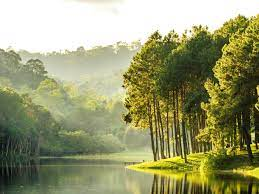
#> input picture nature.png, 259 x 194 px
$ jupyter execute Python_Practice.ipynb
#> lines starting #> are read from the running program, lines starting #| are printed output that depends on the picture
[cell 1]
# import required libraries
import numpy as np
import cv2
import matplotlib.pyplot as plt

# read input image
img = cv2.imread('nature.png')
#> img is the input picture: shape (194, 259, 3); mean B, G, R 112.1, 153.9, 152.2
Z = img.reshape((-1,3))

# convert to np.float32
Z = np.float32(Z)

# define criteria, number of clusters(K) and apply kmeans()
criteria = (cv2.TERM_CRITERIA_EPS + cv2.TERM_CRITERIA_MAX_ITER, 10, 1.0)
def colorQuant(Z, K, criteria):

#> called with Z = array of shape (50246, 3), K = 2, criteria = (3, 10, 1)
   ret,label,center=cv2.kmeans(Z,K,None,criteria,10,cv2.KMEANS_RANDOM_CENTERS)
#> ret = 272144931; center = [[48.94, 98.35, 95.43], [186.6, 219.2, 219]]

   # Now convert back into uint8, and make original image
   center = np.uint8(center)
#> center = [[48, 98, 95], [186, 219, 218]]
   res = center[label.flatten()]
   res2 = res.reshape((img.shape))
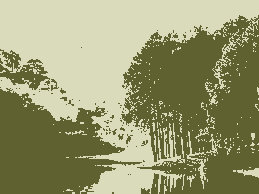
#> res2: shape (194, 259, 3); mean B, G, R 111.4, 153.6, 151.5
   return res2
res1 = colorQuant(Z, 2, criteria)
res2 = colorQuant(Z, 5, criteria)
#> call 2 of colorQuant, with Z = array of shape (50246, 3), K = 5, criteria = (3, 10, 1)
#> in colorQuant (call 2), `ret,label,center=cv2.kmeans(Z,K,None,criteria,10,cv2.KMEANS_RANDOM_CEN..`: ret = 54817693.6; center = [[103.5, 166.6, 165.8], [153.6, 204.6, 204.4], [55.74, 113.4, 110], [250.8, 253.5, 253.7], [23.66, 59.27, 55.65]]
#> in colorQuant (call 2), `center = np.uint8(center)`: center = [[103, 166, 165], [153, 204, 204], [55, 113, 110], [250, 253, 253], [23, 59, 55]]
#> in colorQuant (call 2), `res2 = res.reshape((img.shape))`:
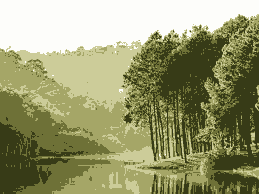
#> res2: shape (194, 259, 3); mean B, G, R 111.5, 153.4, 151.6
res3 = colorQuant(Z, 8, criteria)

plt.subplot(221),plt.imshow(cv2.cvtColor(img, cv2.COLOR_BGR2RGB))
plt.title('Original Image'), plt.xticks([]), plt.yticks([])

plt.subplot(222),plt.imshow(cv2.cvtColor(res1, cv2.COLOR_BGR2RGB))
plt.title('K=2'), plt.xticks([]), plt.yticks([])

plt.subplot(223),plt.imshow(cv2.cvtColor(res2, cv2.COLOR_BGR2RGB))
plt.title('K=4'), plt.xticks([]), plt.yticks([])

plt.subplot(224),plt.imshow(cv2.cvtColor(res3, cv2.COLOR_BGR2RGB))
plt.title('K=8'), plt.xticks([]), plt.yticks([])
plt.show()

[cell 2]
import cv2
def change_brightness(img, value=1):
#> called with value = 0.5
    hsv = cv2.cvtColor(img, cv2.COLOR_BGR2HSV)
#> hsv: shape (194, 259, 3); mean H, S, V 32.3, 94.2, 156.3
    h, s, v = cv2.split(hsv)
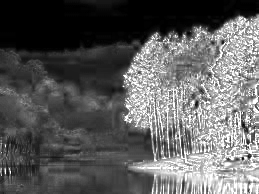
#> s: shape (194, 259); min 0, max 255, mean 94.2
    v = cv2.multiply(v,value)
    v[v > 255] = 255
    v[v < 0] = 0
    final_hsv = cv2.merge((h, s, v))
#> final_hsv: shape (194, 259, 3); mean H, S, V 32.3, 94.2, 78.2
    img = cv2.cvtColor(final_hsv, cv2.COLOR_HSV2BGR)
    return img


img = cv2.imread('./nature.png')
img = change_brightness(img, value=0.5)
plt.subplot(221),plt.imshow(cv2.cvtColor(img, cv2.COLOR_BGR2RGB))
plt.title('Darker Image'), plt.xticks([]), plt.yticks([])
img = change_brightness(img, value=2.5)
#> call 2 of change_brightness, with value = 2.5
#> in change_brightness (call 2), `hsv = cv2.cvtColor(img, cv2.COLOR_BGR2HSV)`: hsv: shape (194, 259, 3); mean H, S, V 32.3, 96.1, 78.2
#> in change_brightness (call 2), `v = cv2.multiply(v,value)`:
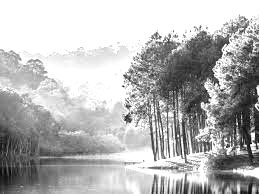
#> v: shape (194, 259); min 2, max 255, mean 181.2
#> in change_brightness (call 2), `final_hsv = cv2.merge((h, s, v))`: final_hsv: shape (194, 259, 3); mean H, S, V 32.3, 96.1, 181.2
#> in change_brightness (call 2), `img = cv2.cvtColor(final_hsv, cv2.COLOR_HSV2BGR)`:
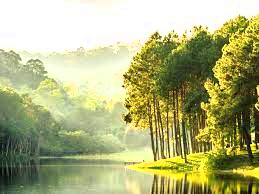
#> img: shape (194, 259, 3); mean B, G, R 125.4, 177.8, 175.2
plt.subplot(222),plt.imshow(cv2.cvtColor(img, cv2.COLOR_BGR2RGB))
plt.title('Lighter Image'), plt.xticks([]), plt.yticks([])

[cell 3]
import cv2
import numpy as np
messi = cv2.imread('messi.jpg')
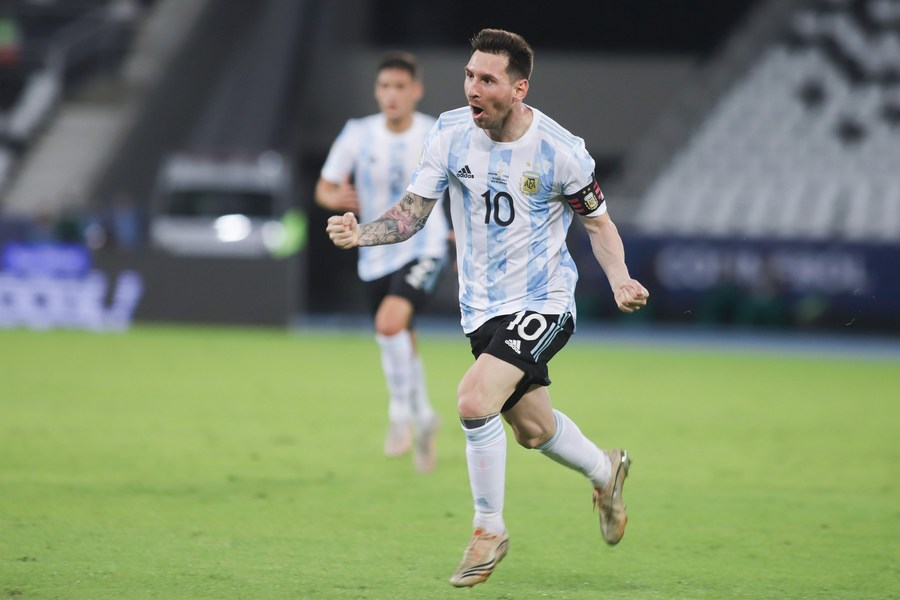
#> input picture messi.jpg, 900 x 600 px
#> messi is the input picture: shape (600, 900, 3); mean B, G, R 108, 133.8, 120.9
messi = cv2.resize(messi, (275, 183), interpolation= cv2.INTER_LINEAR)
#> messi: shape (183, 275, 3)
ronaldo = cv2.imread('ronaldo.jpg')
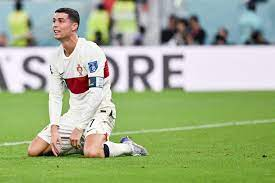
#> input picture ronaldo.jpg, 275 x 183 px
#> ronaldo is the input picture: shape (183, 275, 3); mean B, G, R 137.1, 175.4, 160.2
added_images = cv2.add(messi,ronaldo)
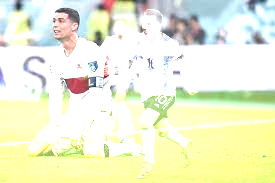
#> added_images: shape (183, 275, 3); mean B, G, R 211.4, 241.4, 237.5

plt.subplot(222),plt.imshow(cv2.cvtColor(added_images, cv2.COLOR_BGR2RGB))

[cell 4]
import cv2

image = cv2.imread('./nature.png')

alpha = 0.3 # Contrast control (1.0-3.0)
beta = 0 # Brightness control (0-100)

adjusted = cv2.convertScaleAbs(image, alpha=alpha, beta=beta)
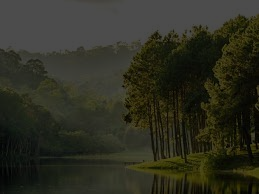
#> adjusted: shape (194, 259, 3); mean B, G, R 33.6, 46.1, 45.6

cv2.imshow('original', image)
cv2.imshow('adjusted', adjusted)

plt.subplot(221),plt.imshow(cv2.cvtColor(image, cv2.COLOR_BGR2RGB))
plt.title('original'), plt.xticks([]), plt.yticks([])
plt.subplot(222),plt.imshow(cv2.cvtColor(adjusted, cv2.COLOR_BGR2RGB))
plt.title('adjusted'), plt.xticks([]), plt.yticks([])
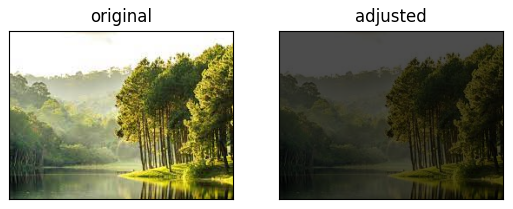
#> figure drawn by matplotlib, 2 panels
